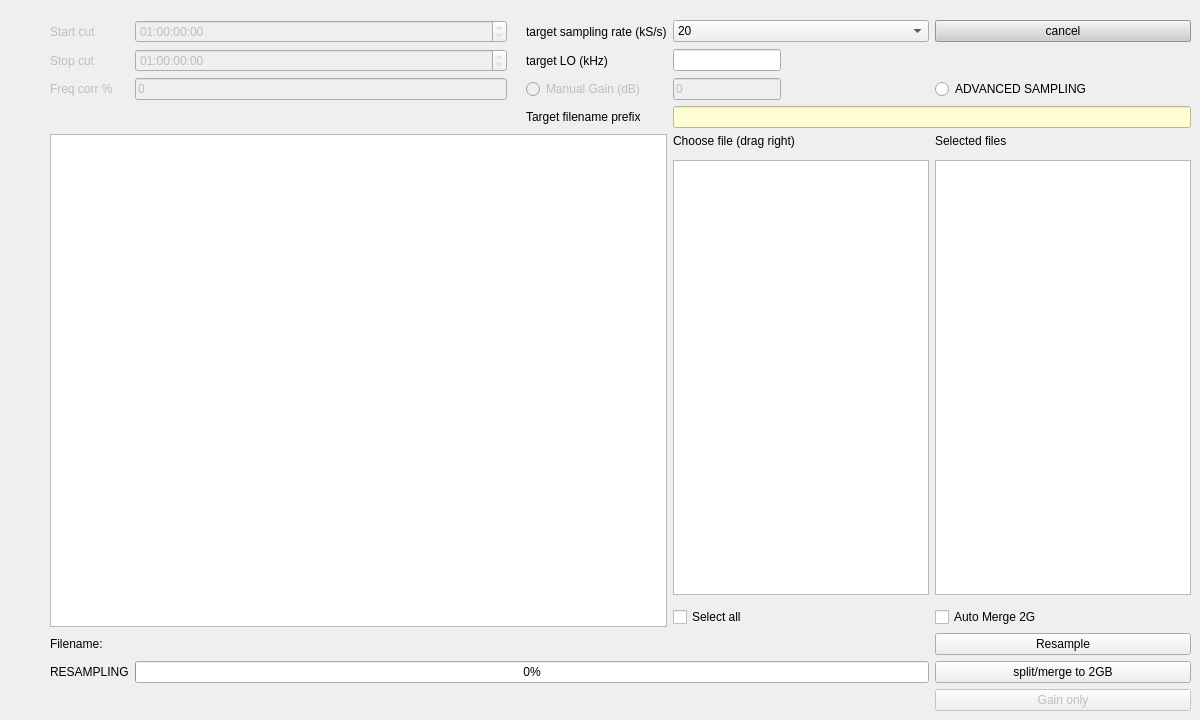
      <widget class="QWidget" name="tab_resample">
       <attribute name="title">
        <string>Resample</string>
       </attribute>
       <widget class="QWidget" name="gridLayoutWidget_4">
        <property name="geometry">
         <rect>
          <x>50</x>
          <y>20</y>
          <width>1141</width>
          <height>691</height>
         </rect>
        </property>
        <layout class="QGridLayout" name="gridLayout_5">
         <item row="4" column="1">
          <widget class="QLineEdit" name="lineEdit_2">
           <property name="enabled">
            <bool>false</bool>
           </property>
           <property name="text">
            <string>0</string>
           </property>
          </widget>
         </item>
         <item row="13" column="1" colspan="4">
          <widget class="QLabel" name="label_Filename_resample">
           <property name="text">
            <string/>
           </property>
          </widget>
         </item>
         <item row="14" column="0">
          <widget class="QLabel" name="label_36">
           <property name="text">
            <string>RESAMPLING</string>
           </property>
          </widget>
         </item>
         <item row="14" column="1" colspan="4">
          <widget class="QProgressBar" name="progressBar_resample">
           <property name="value">
            <number>0</number>
           </property>
          </widget>
         </item>
         <item row="10" column="4">
          <widget class="QListWidget" name="listWidget_sourcelist_2">
           <property name="sizePolicy">
            <sizepolicy hsizetype="Preferred" vsizetype="Expanding">
             <horstretch>0</horstretch>
             <verstretch>0</verstretch>
            </sizepolicy>
           </property>
           <property name="font">
            <font>
             <pointsize>7</pointsize>
            </font>
           </property>
           <property name="toolTip">
            <string>drag files from here to the 'Selected files' list </string>
           </property>
           <property name="dragEnabled">
            <bool>false</bool>
           </property>
           <property name="dragDropOverwriteMode">
            <bool>false</bool>
           </property>
           <property name="dragDropMode">
            <enum>QAbstractItemView::DragDrop</enum>
           </property>
           <property name="defaultDropAction">
            <enum>Qt::MoveAction</enum>
           </property>
           <property name="selectionMode">
            <enum>QAbstractItemView::SingleSelection</enum>
           </property>
          </widget>
         </item>
         <item row="8" column="5">
          <widget class="QLabel" name="label_38">
           <property name="text">
            <string>Selected files</string>
           </property>
          </widget>
         </item>
         <item row="8" column="4">
          <widget class="QLabel" name="label_41">
           <property name="text">
            <string>Choose file (drag right)</string>
           </property>
          </widget>
         </item>
         <item row="2" column="2">
          <widget class="QLabel" name="label_34">
           <property name="text">
            <string/>
           </property>
          </widget>
         </item>
         <item row="2" column="3">
          <widget class="QLabel" name="label_31">
           <property name="toolTip">
            <string>select sampling rate of target files</string>
           </property>
           <property name="text">
            <string>target sampling rate (kS/s)</string>
           </property>
          </widget>
         </item>
         <item row="2" column="4">
          <widget class="QComboBox" name="comboBox_resample_targetSR">
           <property name="enabled">
            <bool>true</bool>
           </property>
           <property name="editable">
            <bool>false</bool>
           </property>
           <item>
            <property name="text">
             <string>20</string>
            </property>
           </item>
           <item>
            <property name="text">
             <string>50</string>
            </property>
           </item>
           <item>
            <property name="text">
             <string>100</string>
            </property>
           </item>
           <item>
            <property name="text">
             <string>250</string>
            </property>
           </item>
           <item>
            <property name="text">
             <string>500</string>
            </property>
           </item>
           <item>
            <property name="text">
             <string>1250</string>
            </property>
           </item>
           <item>
            <property name="text">
             <string>2000</string>
            </property>
           </item>
           <item>
            <property name="text">
             <string>2500</string>
            </property>
           </item>
          </widget>
         </item>
         <item row="13" column="0">
          <widget class="QLabel" name="label_30">
           <property name="text">
            <string>Filename:</string>
           </property>
          </widget>
         </item>
         <item row="10" column="5">
          <widget class="QListWidget" name="listWidget_playlist_2">
           <property name="sizePolicy">
            <sizepolicy hsizetype="Preferred" vsizetype="Expanding">
             <horstretch>0</horstretch>
             <verstretch>0</verstretch>
            </sizepolicy>
           </property>
           <property name="font">
            <font>
             <pointsize>7</pointsize>
            </font>
           </property>
           <property name="dragEnabled">
            <bool>false</bool>
           </property>
           <property name="dragDropMode">
            <enum>QAbstractItemView::DragDrop</enum>
           </property>
           <property name="defaultDropAction">
            <enum>Qt::MoveAction</enum>
           </property>
           <property name="selectionMode">
            <enum>QAbstractItemView::SingleSelection</enum>
           </property>
          </widget>
         </item>
         <item row="3" column="3">
          <widget class="QLabel" name="label_29">
           <property name="toolTip">
            <string>baseline offset from automated baseline</string>
           </property>
           <property name="text">
            <string>target LO (kHz)</string>
           </property>
          </widget>
         </item>
         <item row="4" column="4">
          <widget class="QLineEdit" name="lineEdit_resample_Gain">
           <property name="enabled">
            <bool>false</bool>
           </property>
           <property name="sizePolicy">
            <sizepolicy hsizetype="Fixed" vsizetype="Fixed">
             <horstretch>0</horstretch>
             <verstretch>0</verstretch>
            </sizepolicy>
           </property>
           <property name="text">
            <string>0</string>
           </property>
          </widget>
         </item>
         <item row="2" column="1">
          <widget class="QTimeEdit" name="timeEdit_resample_startcut">
           <property name="enabled">
            <bool>false</bool>
           </property>
           <property name="displayFormat">
            <string>dd:HH:mm:ss</string>
           </property>
          </widget>
         </item>
         <item row="3" column="4">
          <widget class="QLineEdit" name="lineEdit_resample_targetLO">
           <property name="enabled">
            <bool>true</bool>
           </property>
           <property name="sizePolicy">
            <sizepolicy hsizetype="Fixed" vsizetype="Fixed">
             <horstretch>0</horstretch>
             <verstretch>0</verstretch>
            </sizepolicy>
           </property>
           <property name="toolTip">
            <string>LO frequency of the resampeled file in kHz</string>
           </property>
           <property name="text">
            <string/>
           </property>
          </widget>
         </item>
         <item row="2" column="0">
          <widget class="QLabel" name="label_33">
           <property name="enabled">
            <bool>false</bool>
           </property>
           <property name="toolTip">
            <string>trim file contents before that time in the first file in the list</string>
           </property>
           <property name="text">
            <string>Start cut</string>
           </property>
          </widget>
         </item>
         <item row="8" column="0" rowspan="5" colspan="4">
          <widget class="QGraphicsView" name="graphicsView_resample">
           <property name="contextMenuPolicy">
            <enum>Qt::NoContextMenu</enum>
           </property>
           <property name="toolTip">
            <string>space for spectrum plot</string>
           </property>
          </widget>
         </item>
         <item row="3" column="1">
          <widget class="QTimeEdit" name="timeEdit_resample_stopcut">
           <property name="enabled">
            <bool>false</bool>
           </property>
           <property name="displayFormat">
            <string>dd:HH:mm:ss</string>
           </property>
          </widget>
         </item>
         <item row="3" column="0">
          <widget class="QLabel" name="label_37">
           <property name="enabled">
            <bool>false</bool>
           </property>
           <property name="toolTip">
            <string>cut off last file in the list at this time</string>
           </property>
           <property name="text">
            <string>Stop cut</string>
           </property>
          </widget>
         </item>
         <item row="4" column="0">
          <widget class="QLabel" name="label_28">
           <property name="enabled">
            <bool>false</bool>
           </property>
           <property name="text">
            <string>Freq corr %</string>
           </property>
          </widget>
         </item>
         <item row="4" column="5">
          <widget class="QRadioButton" name="radioButton_advanced_sampling">
           <property name="toolTip">
            <string>Allow for resampling of whole file lists</string>
           </property>
           <property name="text">
            <string>ADVANCED SAMPLING</string>
           </property>
           <property name="autoExclusive">
            <bool>false</bool>
           </property>
          </widget>
         </item>
         <item row="4" column="3">
          <widget class="QRadioButton" name="radioButton_resgain">
           <property name="enabled">
            <bool>false</bool>
           </property>
           <property name="toolTip">
            <string>Gain factor by which the signal will be multiplied in dB. Please check afterwards in 'View spectra' if signal amplitude is below 1</string>
           </property>
           <property name="text">
            <string>Manual Gain (dB)</string>
           </property>
           <property name="autoExclusive">
            <bool>false</bool>
           </property>
          </widget>
         </item>
         <item row="5" column="3">
          <widget class="QLabel" name="label_resample_targetfilename">
           <property name="text">
            <string>Target filename prefix</string>
           </property>
          </widget>
         </item>
         <item row="5" column="4" colspan="2">
          <widget class="QLineEdit" name="lineEdit_resample_targetnameprefix">
           <property name="enabled">
            <bool>true</bool>
           </property>
           <property name="sizePolicy">
            <sizepolicy hsizetype="Preferred" vsizetype="Fixed">
             <horstretch>0</horstretch>
             <verstretch>0</verstretch>
            </sizepolicy>
           </property>
           <property name="palette">
            <palette>
             <active>
              <colorrole role="Button">
               <brush brushstyle="SolidPattern">
                <color alpha="255">
                 <red>255</red>
                 <green>254</green>
                 <blue>210</blue>
                </color>
               </brush>
              </colorrole>
              <colorrole role="Light">
               <brush brushstyle="SolidPattern">
                <color alpha="255">
                 <red>255</red>
                 <green>254</green>
                 <blue>210</blue>
                </color>
               </brush>
              </colorrole>
              <colorrole role="Midlight">
               <brush brushstyle="SolidPattern">
                <color alpha="255">
                 <red>255</red>
                 <green>254</green>
                 <blue>210</blue>
                </color>
               </brush>
              </colorrole>
              <colorrole role="Base">
               <brush brushstyle="SolidPattern">
                <color alpha="255">
                 <red>255</red>
                 <green>254</green>
                 <blue>210</blue>
                </color>
               </brush>
              </colorrole>
              <colorrole role="Window">
               <brush brushstyle="SolidPattern">
                <color alpha="255">
                 <red>255</red>
                 <green>254</green>
                 <blue>210</blue>
                </color>
               </brush>
              </colorrole>
              <colorrole role="NoRole">
               <brush brushstyle="SolidPattern">
                <color alpha="255">
                 <red>255</red>
                 <green>254</green>
                 <blue>210</blue>
                </color>
               </brush>
              </colorrole>
             </active>
             <inactive>
              <colorrole role="Button">
               <brush brushstyle="SolidPattern">
                <color alpha="255">
                 <red>255</red>
                 <green>254</green>
                 <blue>210</blue>
                </color>
               </brush>
              </colorrole>
              <colorrole role="Light">
               <brush brushstyle="SolidPattern">
                <color alpha="255">
                 <red>255</red>
                 <green>254</green>
                 <blue>210</blue>
                </color>
               </brush>
              </colorrole>
              <colorrole role="Midlight">
               <brush brushstyle="SolidPattern">
                <color alpha="255">
                 <red>255</red>
                 <green>254</green>
                 <blue>210</blue>
                </color>
               </brush>
              </colorrole>
              <colorrole role="Base">
               <brush brushstyle="SolidPattern">
                <color alpha="255">
                 <red>255</red>
                 <green>254</green>
                 <blue>210</blue>
                </color>
               </brush>
              </colorrole>
              <colorrole role="Window">
               <brush brushstyle="SolidPattern">
                <color alpha="255">
                 <red>255</red>
                 <green>254</green>
                 <blue>210</blue>
                </color>
               </brush>
              </colorrole>
              <colorrole role="NoRole">
               <brush brushstyle="SolidPattern">
                <color alpha="255">
                 <red>255</red>
                 <green>254</green>
                 <blue>210</blue>
                </color>
               </brush>
              </colorrole>
             </inactive>
             <disabled>
              <colorrole role="Button">
               <brush brushstyle="SolidPattern">
                <color alpha="255">
                 <red>255</red>
                 <green>254</green>
                 <blue>210</blue>
                </color>
               </brush>
              </colorrole>
              <colorrole role="Light">
               <brush brushstyle="SolidPattern">
                <color alpha="255">
                 <red>255</red>
                 <green>254</green>
                 <blue>210</blue>
                </color>
               </brush>
              </colorrole>
              <colorrole role="Midlight">
               <brush brushstyle="SolidPattern">
                <color alpha="255">
                 <red>255</red>
                 <green>254</green>
                 <blue>210</blue>
                </color>
               </brush>
              </colorrole>
              <colorrole role="Base">
               <brush brushstyle="SolidPattern">
                <color alpha="255">
                 <red>255</red>
                 <green>254</green>
                 <blue>210</blue>
                </color>
               </brush>
              </colorrole>
              <colorrole role="Window">
               <brush brushstyle="SolidPattern">
                <color alpha="255">
                 <red>255</red>
                 <green>254</green>
                 <blue>210</blue>
                </color>
               </brush>
              </colorrole>
              <colorrole role="NoRole">
               <brush brushstyle="SolidPattern">
                <color alpha="255">
                 <red>255</red>
                 <green>254</green>
                 <blue>210</blue>
                </color>
               </brush>
              </colorrole>
             </disabled>
            </palette>
           </property>
           <property name="toolTip">
            <string>Base name of the fie; will be extended by number (optionally) and by the standard SDRUNO-postfix</string>
           </property>
           <property name="text">
            <string/>
           </property>
          </widget>
         </item>
         <item row="2" column="5">
          <widget class="QPushButton" name="pushButton_resample_cancel">
           <property name="palette">
            <palette>
             <active>
              <colorrole role="Button">
               <brush brushstyle="SolidPattern">
                <color alpha="255">
                 <red>255</red>
                 <green>170</green>
                 <blue>0</blue>
                </color>
               </brush>
              </colorrole>
              <colorrole role="Light">
               <brush brushstyle="SolidPattern">
                <color alpha="255">
                 <red>255</red>
                 <green>170</green>
                 <blue>0</blue>
                </color>
               </brush>
              </colorrole>
              <colorrole role="Midlight">
               <brush brushstyle="SolidPattern">
                <color alpha="255">
                 <red>255</red>
                 <green>170</green>
                 <blue>0</blue>
                </color>
               </brush>
              </colorrole>
              <colorrole role="Dark">
               <brush brushstyle="SolidPattern">
                <color alpha="255">
                 <red>255</red>
                 <green>170</green>
                 <blue>0</blue>
                </color>
               </brush>
              </colorrole>
              <colorrole role="Text">
               <brush brushstyle="SolidPattern">
                <color alpha="255">
                 <red>255</red>
                 <green>0</green>
                 <blue>0</blue>
                </color>
               </brush>
              </colorrole>
              <colorrole role="Base">
               <brush brushstyle="SolidPattern">
                <color alpha="255">
                 <red>255</red>
                 <green>255</green>
                 <blue>255</blue>
                </color>
               </brush>
              </colorrole>
              <colorrole role="Window">
               <brush brushstyle="SolidPattern">
                <color alpha="255">
                 <red>255</red>
                 <green>170</green>
                 <blue>0</blue>
                </color>
               </brush>
              </colorrole>
              <colorrole role="Shadow">
               <brush brushstyle="SolidPattern">
                <color alpha="255">
                 <red>255</red>
                 <green>170</green>
                 <blue>0</blue>
                </color>
               </brush>
              </colorrole>
              <colorrole role="Highlight">
               <brush brushstyle="SolidPattern">
                <color alpha="255">
                 <red>255</red>
                 <green>170</green>
                 <blue>0</blue>
                </color>
               </brush>
              </colorrole>
             </active>
             <inactive>
              <colorrole role="Button">
               <brush brushstyle="SolidPattern">
                <color alpha="255">
                 <red>206</red>
                 <green>206</green>
                 <blue>206</blue>
                </color>
               </brush>
              </colorrole>
              <colorrole role="Light">
               <brush brushstyle="SolidPattern">
                <color alpha="255">
                 <red>206</red>
                 <green>206</green>
                 <blue>206</blue>
                </color>
               </brush>
              </colorrole>
              <colorrole role="Midlight">
               <brush brushstyle="SolidPattern">
                <color alpha="255">
                 <red>206</red>
                 <green>206</green>
                 <blue>206</blue>
                </color>
               </brush>
              </colorrole>
              <colorrole role="Dark">
               <brush brushstyle="SolidPattern">
                <color alpha="255">
                 <red>160</red>
                 <green>160</green>
                 <blue>160</blue>
                </color>
               </brush>
              </colorrole>
              <colorrole role="Text">
               <brush brushstyle="SolidPattern">
                <color alpha="255">
                 <red>0</red>
                 <green>0</green>
                 <blue>0</blue>
                </color>
               </brush>
              </colorrole>
              <colorrole role="Base">
               <brush brushstyle="SolidPattern">
                <color alpha="255">
                 <red>255</red>
                 <green>255</green>
                 <blue>255</blue>
                </color>
               </brush>
              </colorrole>
              <colorrole role="Window">
               <brush brushstyle="SolidPattern">
                <color alpha="255">
                 <red>206</red>
                 <green>206</green>
                 <blue>206</blue>
                </color>
               </brush>
              </colorrole>
              <colorrole role="Shadow">
               <brush brushstyle="SolidPattern">
                <color alpha="255">
                 <red>206</red>
                 <green>206</green>
                 <blue>206</blue>
                </color>
               </brush>
              </colorrole>
              <colorrole role="Highlight">
               <brush brushstyle="SolidPattern">
                <color alpha="255">
                 <red>206</red>
                 <green>206</green>
                 <blue>206</blue>
                </color>
               </brush>
              </colorrole>
             </inactive>
             <disabled>
              <colorrole role="Button">
               <brush brushstyle="SolidPattern">
                <color alpha="255">
                 <red>206</red>
                 <green>206</green>
                 <blue>206</blue>
                </color>
               </brush>
              </colorrole>
              <colorrole role="Light">
               <brush brushstyle="SolidPattern">
                <color alpha="255">
                 <red>206</red>
                 <green>206</green>
                 <blue>206</blue>
                </color>
               </brush>
              </colorrole>
              <colorrole role="Midlight">
               <brush brushstyle="SolidPattern">
                <color alpha="255">
                 <red>206</red>
                 <green>206</green>
                 <blue>206</blue>
                </color>
               </brush>
              </colorrole>
              <colorrole role="Dark">
               <brush brushstyle="SolidPattern">
                <color alpha="255">
                 <red>160</red>
                 <green>160</green>
                 <blue>160</blue>
                </color>
               </brush>
              </colorrole>
              <colorrole role="Text">
               <brush brushstyle="SolidPattern">
                <color alpha="255">
                 <red>120</red>
                 <green>120</green>
                 <blue>120</blue>
                </color>
               </brush>
              </colorrole>
              <colorrole role="Base">
               <brush brushstyle="SolidPattern">
                <color alpha="255">
                 <red>206</red>
                 <green>206</green>
                 <blue>206</blue>
                </color>
               </brush>
              </colorrole>
              <colorrole role="Window">
               <brush brushstyle="SolidPattern">
                <color alpha="255">
                 <red>206</red>
                 <green>206</green>
                 <blue>206</blue>
                </color>
               </brush>
              </colorrole>
              <colorrole role="Shadow">
               <brush brushstyle="SolidPattern">
                <color alpha="255">
                 <red>206</red>
                 <green>206</green>
                 <blue>206</blue>
                </color>
               </brush>
              </colorrole>
              <colorrole role="Highlight">
               <brush brushstyle="SolidPattern">
                <color alpha="255">
                 <red>0</red>
                 <green>120</green>
                 <blue>215</blue>
                </color>
               </brush>
              </colorrole>
             </disabled>
            </palette>
           </property>
           <property name="font">
            <font>
             <kerning>true</kerning>
            </font>
           </property>
           <property name="toolTip">
            <string>Cancel current operation</string>
           </property>
           <property name="autoFillBackground">
            <bool>true</bool>
           </property>
           <property name="text">
            <string>cancel</string>
           </property>
          </widget>
         </item>
         <item row="13" column="5">
          <widget class="QPushButton" name="pushButton_resample_resample">
           <property name="toolTip">
            <string>start resampling procedure</string>
           </property>
           <property name="text">
            <string>Resample</string>
           </property>
          </widget>
         </item>
         <item row="14" column="5">
          <widget class="QPushButton" name="pushButton_resample_split2G">
           <property name="toolTip">
            <string>Split file in the list into 2GB parts</string>
           </property>
           <property name="text">
            <string>split/merge to 2GB</string>
           </property>
          </widget>
         </item>
         <item row="15" column="5">
          <widget class="QPushButton" name="pushButton_resample_GainOnly">
           <property name="enabled">
            <bool>false</bool>
           </property>
           <property name="toolTip">
            <string>start resampling procedure and splt reulting files in 2GB tranches</string>
           </property>
           <property name="text">
            <string>Gain only</string>
           </property>
          </widget>
         </item>
         <item row="12" column="5">
          <widget class="QCheckBox" name="checkBox_AutoMerge2G">
           <property name="toolTip">
            <string>merge to 2G tranches after resampling and delete intermediate files</string>
           </property>
           <property name="text">
            <string>Auto Merge 2G</string>
           </property>
          </widget>
         </item>
         <item row="12" column="4">
          <widget class="QCheckBox" name="checkBox_merge_selectall">
           <property name="toolTip">
            <string>select/unselect all list elements</string>
           </property>
           <property name="text">
            <string>Select all</string>
           </property>
          </widget>
         </item>
        </layout>
       </widget>
      </widget>
